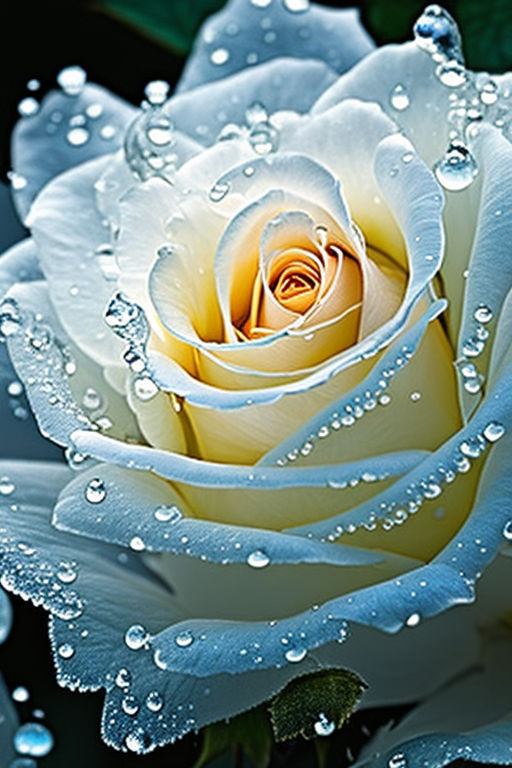
#> input picture Test/datas/Rose.jpeg, 512 x 768 px, found by its file name
$ python code18.py
#> lines starting #> are read from the running program, lines starting #| are printed output that depends on the picture
import cv2

img = cv2.imread(
    filename='/datas/Rose.jpeg'
    , flags=cv2.IMREAD_GRAYSCALE)
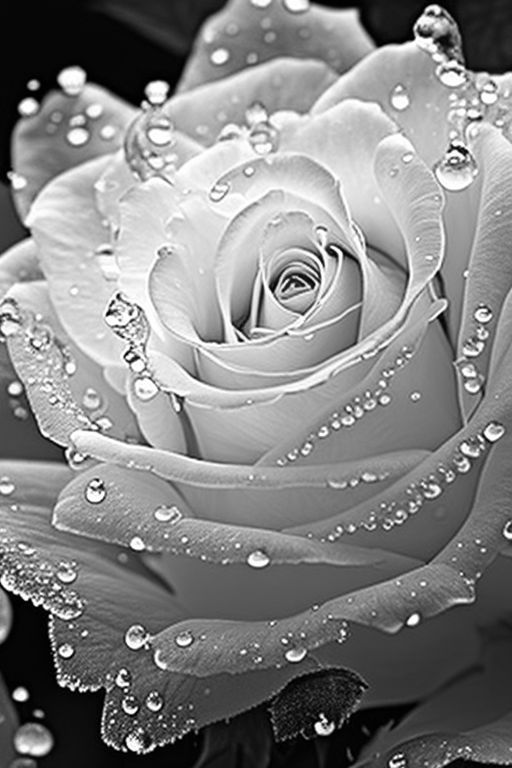
#> img: shape (768, 512); min 0, max 255, mean 131.7
# cv2.imshow(winname = 'Lenna',mat = img)
# cv2.waitKey()
# cv2.destroyAllWindows()

"""
fiter = [[-1,-1,0]],
        [-1 ,0 ,1 ],  -> 매트릭스 형태에서 -1 과 1에 차이를 찾아내겠다 라는 뜻
        [0, -1, -1]]
"""
import numpy as np
kernel = np.array((-1,-1,0,-1,0,1,0,1,1))
dst = cv2.filter2D(src=img ,ddepth= -1,kernel = kernel)
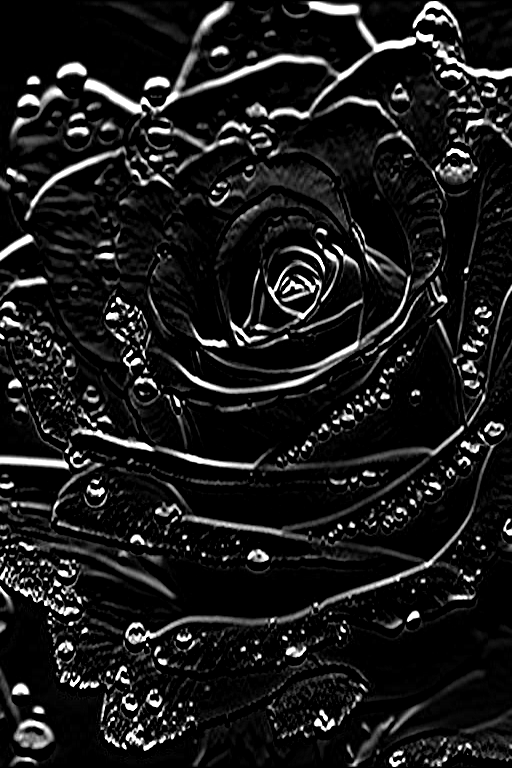
#> dst: shape (768, 512); min 0, max 255, mean 26.6
cv2.imshow(winname='FILTER',mat=dst)
cv2.waitKey()
cv2.destroyAllWindows()
